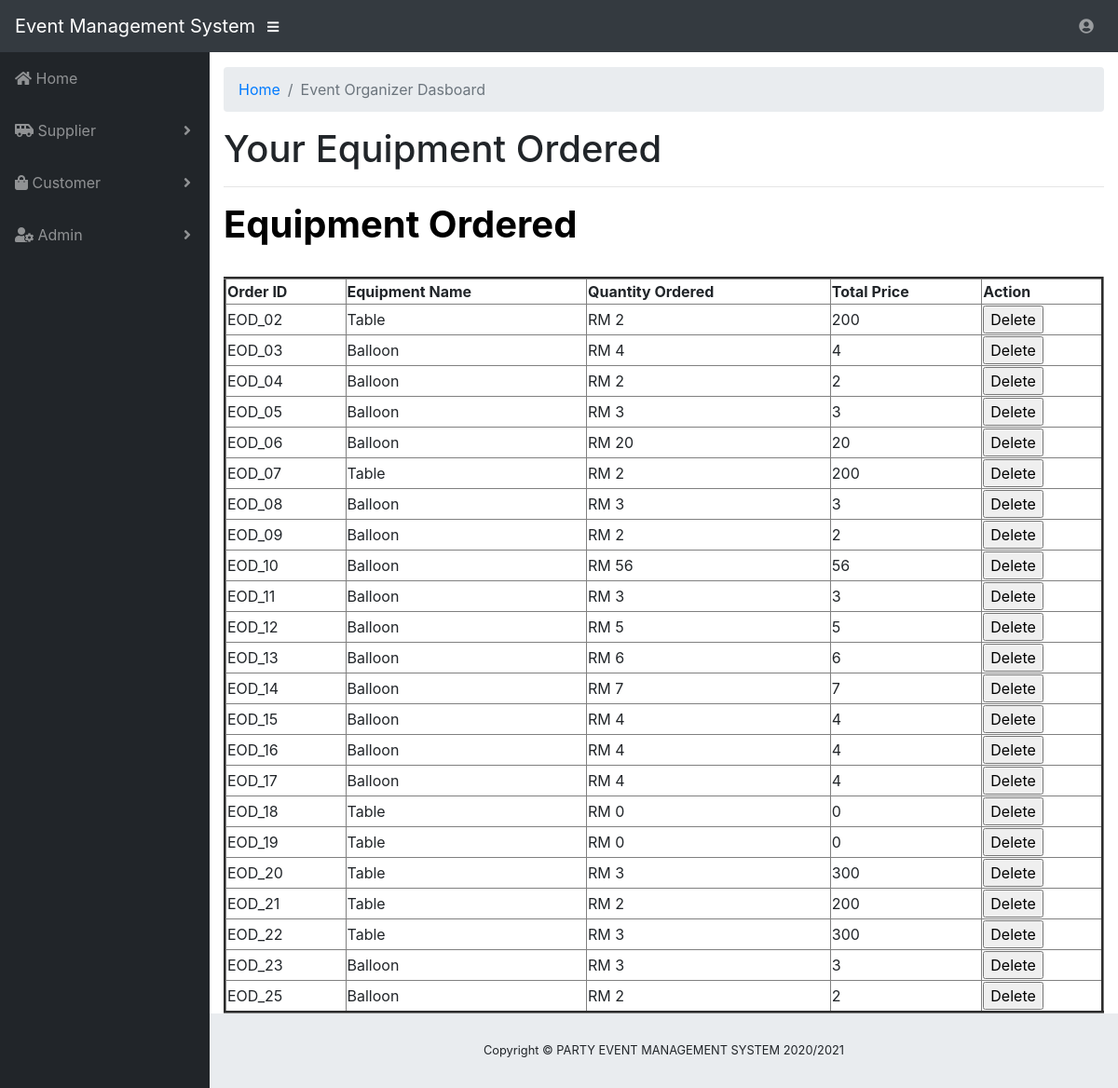
Page /ApplicationLayer/UserView/cEquipmentOrder.php (signed in) on the committed database.
### tables this page shows
CREATE TABLE `equipment_order` (
  `EOd_orderID` varchar(200) NOT NULL,
  `C_customerID` varchar(200) NOT NULL,
  `EQ_equipmentID` varchar(200) NOT NULL,
  `EOd_quantity` int(11) NOT NULL,
  `EOd_totalPrice` float NOT NULL
);

CREATE TABLE `equipment` (
  `EQ_equipmentID` varchar(200) NOT NULL,
  `EQ_equipmentName` varchar(200) NOT NULL,
  `EQ_category` varchar(200) NOT NULL,
  `EQ_quantityAvailable` int(11) NOT NULL,
  `EQ_price` float NOT NULL,
  `EQ_detail` varchar(200) NOT NULL,
  `EQ_status` varchar(200) NOT NULL,
  `S_supplierID` varchar(200) NOT NULL
);

### BusinessServiceLayer/UserM/EquipmentModel.php (called while the page is built, shortened)
<?php
function fetchOrder($cusID){
	include '../../libs/connection.php';
	$sql3="SELECT * FROM equipment JOIN equipment_order ON equipment_order.EQ_equipmentID=equipment.EQ_equipmentID WHERE C_customerID='$cusID';";
	$result = $conn->query($sql3);
	return $result;
}
?>

### BusinessServiceLayer/UserC/EquipmentOrderController.php (the view, shortened to what this page needs)
<?php
function displayOrder(){
	include '../../BusinessServiceLayer/UserM/EquipmentModel.php';
	$result2 = fetchOrder($_SESSION['id']);
	if ($result2-> num_rows > 0){
		while ($row = $result2 -> fetch_assoc()){
		    $str = "<tr>";
		    ?>
		    <form action="../../BusinessServiceLayer/UserM/EquipmentModel.php?id=<?php echo"$_SESSION[id]";?>&event=EOdelete" method="POST">
		    <?php
		    $str .= "<td style='display:none;'><input name='orderID' value='" . $row['EOd_orderID'] . "'/>";
		    $str .= "<td style='display:none;'><input name='cusID' value='" . $row['C_customerID'] . "'/>";
		    $str .= "<td>" . $row['EOd_orderID'] . "</td>";
		    $str .= "<td>" . $row['EQ_equipmentName'] . "</td>";
		    $str .= "<td>RM " . $row['EOd_quantity'] . "</td>";
		    $str .= "<td>" . $row['EOd_totalPrice'] . "</td>";
		    $str .= "<td><input type='submit' value='Delete'></td>";
		    $str .="</form>";
		    $str .= "</tr>";
		    echo $str;
		}
	}
}
?>

### libs/css/sb-admin.css (style rules this page uses)
html { position: relative; min-height: 100%; }
body { height: 100%; }
:root { --input-padding-x: 0.75rem; --input-padding-y: 0.75rem; }

### rows in the picture
equipment_order: EOd_orderID "EOD_02", EQ_equipmentID.EQ_equipmentName "Table", EOd_quantity "2", EOd_totalPrice "200"
equipment_order: EOd_orderID "EOD_03", EQ_equipmentID.EQ_equipmentName "Balloon", EOd_quantity "4", EOd_totalPrice "4"
equipment_order: EOd_orderID "EOD_04", EQ_equipmentID.EQ_equipmentName "Balloon", EOd_quantity "2", EOd_totalPrice "2"
equipment_order: EOd_orderID "EOD_05", EQ_equipmentID.EQ_equipmentName "Balloon", EOd_quantity "3", EOd_totalPrice "3"
equipment_order: EOd_orderID "EOD_06", EQ_equipmentID.EQ_equipmentName "Balloon", EOd_quantity "20", EOd_totalPrice "20"
equipment_order: EOd_orderID "EOD_07", EQ_equipmentID.EQ_equipmentName "Table", EOd_quantity "2", EOd_totalPrice "200"
equipment_order: EOd_orderID "EOD_08", EQ_equipmentID.EQ_equipmentName "Balloon", EOd_quantity "3", EOd_totalPrice "3"
equipment_order: EOd_orderID "EOD_09", EQ_equipmentID.EQ_equipmentName "Balloon", EOd_quantity "2", EOd_totalPrice "2"
equipment_order: EOd_orderID "EOD_10", EQ_equipmentID.EQ_equipmentName "Balloon", EOd_quantity "56", EOd_totalPrice "56"
equipment_order: EOd_orderID "EOD_11", EQ_equipmentID.EQ_equipmentName "Balloon", EOd_quantity "3", EOd_totalPrice "3"
equipment_order: EOd_orderID "EOD_12", EQ_equipmentID.EQ_equipmentName "Balloon", EOd_quantity "5", EOd_totalPrice "5"
equipment_order: EOd_orderID "EOD_13", EQ_equipmentID.EQ_equipmentName "Balloon", EOd_quantity "6", EOd_totalPrice "6"
equipment_order: EOd_orderID "EOD_14", EQ_equipmentID.EQ_equipmentName "Balloon", EOd_quantity "7", EOd_totalPrice "7"
equipment_order: EOd_orderID "EOD_15", EQ_equipmentID.EQ_equipmentName "Balloon", EOd_quantity "4", EOd_totalPrice "4"
equipment_order: EOd_orderID "EOD_16", EQ_equipmentID.EQ_equipmentName "Balloon", EOd_quantity "4", EOd_totalPrice "4"
equipment_order: EOd_orderID "EOD_17", EQ_equipmentID.EQ_equipmentName "Balloon", EOd_quantity "4", EOd_totalPrice "4"
equipment_order: EOd_orderID "EOD_18", EQ_equipmentID.EQ_equipmentName "Table", EOd_quantity "0", EOd_totalPrice "0"
equipment_order: EOd_orderID "EOD_19", EQ_equipmentID.EQ_equipmentName "Table", EOd_quantity "0", EOd_totalPrice "0"
equipment_order: EOd_orderID "EOD_20", EQ_equipmentID.EQ_equipmentName "Table", EOd_quantity "3", EOd_totalPrice "300"
equipment_order: EOd_orderID "EOD_21", EQ_equipmentID.EQ_equipmentName "Table", EOd_quantity "2", EOd_totalPrice "200"
equipment_order: EOd_orderID "EOD_22", EQ_equipmentID.EQ_equipmentName "Table", EOd_quantity "3", EOd_totalPrice "300"
equipment_order: EOd_orderID "EOD_23", EQ_equipmentID.EQ_equipmentName "Balloon", EOd_quantity "3", EOd_totalPrice "3"
equipment_order: EOd_orderID "EOD_25", EQ_equipmentID.EQ_equipmentName "Balloon", EOd_quantity "2", EOd_totalPrice "2"
